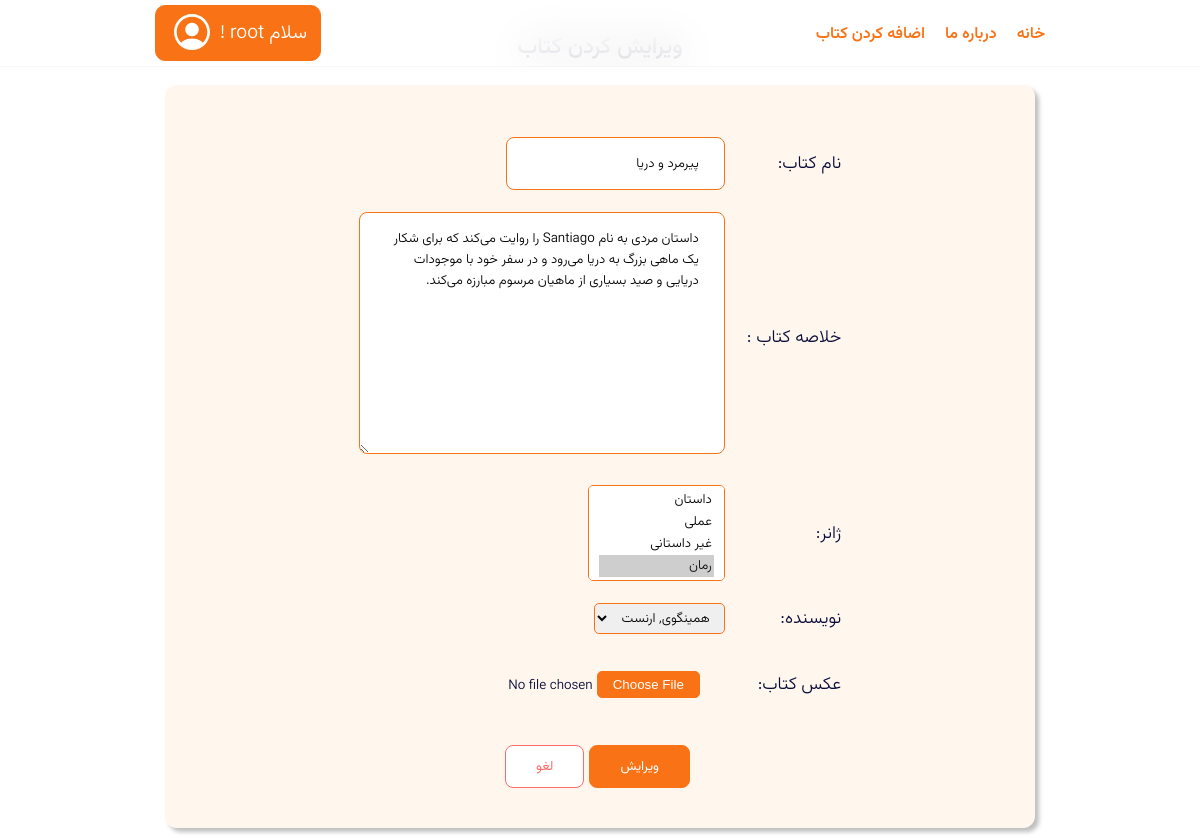
Page /book/detail/5/edit/ (signed in) on the committed database.
### book/models.py (models this page shows, shortened)
class Book(models.Model):
    LOAN_STATUS = (
                    ('o', 'On Loan'),
                    ('a', 'Available'),
                   )
    name = models.CharField(max_length = 60,
                            null = False,
                            blank = False,)
    summry = models.TextField(max_length = 1000,
                              help_text = 'Enter a brief description of the book')
    genre = models.ManyToManyField(Genre,
                                   help_text = 'Select a genre for this book')
    author = models.ForeignKey('Author',
                               on_delete = models.PROTECT,
                               null = False,)
    status = models.CharField(max_length = 1,
                              choices = LOAN_STATUS,
                              default = 'a',
                              blank = False,
                              null = False)
    bookImage = models.ImageField(upload_to = 'bookImage/',
                                    null = True,
                                    blank = True)

### book/views.py (the view)
# urls.py: path('detail/<int:pk>/edit/', views.editBook, name = 'editBook'),
@login_required
def editBook(request, pk):
    if not request.user.is_staff:
        return redirect('book:home')
    book = get_object_or_404(Book, id=pk)
    if request.method == 'POST':
        old_photo_name = None
        if book.bookImage.name:
            old_photo_path = book.bookImage.path
            old_photo_name = book.bookImage.name
        edit_book = EditBookForm(request.POST,request.FILES ,instance = book)
        if edit_book.is_valid():
            new_book_image = request.FILES.get('add-book-img')
            if new_book_image and new_book_image.name != old_photo_name:
                book.bookImage = new_book_image
                if old_photo_name:
                    os.remove(old_photo_path)
            else:
                edit_book.cleaned_data['bookImage'] = None
            edit_book.save()
            sweetify.success(request, 'ویرایش کتاب با موفقیت انجام شد')
            return redirect(f'/book/detail/{pk}')
        else:
            sweetify.error(request, 'ویرایش کتاب ناموفق بود')
            return redirect(f'/book/detail/{pk}')
    else:
        edit_book = EditBookForm(instance = book)
        context = {
            'editForm': edit_book,
            'pk': pk,
            'bookImage': edit_book.instance.bookImage
            }
        return render(request, 'book/editDetailBook.html', context)

### book/forms.py
class EditBookForm(forms.ModelForm):
    class Meta:
        model = Book
        fields = {'name', 'summry', 'genre', 'author', 'bookImage'}

### book/models.py (called while the page is built)
    def __str__(self):
        return self.title

    def __str__(self):
        return f"{self.last_name}, {self.first_name}"

### templates/media/book/editDetailBook.html (shortened to what this page needs)
{% extends 'parents/main.html' %}
{% block content %}
    <main class="admin-add-book container">
        <h3>ویرایش کردن کتاب</h3>
        <div class="admin-add-book-container">
            <div class="add-book-det">
                <form action="" method="post" enctype="multipart/form-data" novalidate>
                    <table class="table-add-book-admin">
                        <tr>
                            <td>
                                <label for="add-book-name">نام کتاب:</label>
                            </td>
                            <td>
                                {{ editForm.name }}
                            </td>
                        </tr>
                        <tr>
                            <td>
                                <label for="add-book-sumery"
                                    >خلاصه کتاب :
                                </label>
                            </td>
                            <td>
                                {{ editForm.summry }}
                            </td>
                        </tr>
                        <tr>
                            <td><label for="add-book-gen">ژانر:</label></td>
                            <td>
                                {{ editForm.genre }}
                            </td>
                        </tr>
                        <tr>
                            <td>
                                <label for="add-book-aut">نویسنده:</label>
                            </td>
                            <td>
                                {{ editForm.author }}
                            </td>
                        </tr>
                        <tr>
                            <td>
                                <label for="add-book-img">عکس کتاب:</label>
                            </td>
                            <td>
                                <input
                                    accept=".jpg,.jpeg,.png,.PNG,.JPG,.JPEG"
                                    type="file"
                                    name="add-book-img"
                                    id="add-book-img"
                                    class="add-book-img"
                                />
                            </td>
                        </tr>
                    </table>
                    <div class="add-book-btns-det">
                        <button class="add-book-btns-add">
                            ویرایش
                        </button>
                        <button class="add-book-btns-cancel">لغو</button>
                    </div>
                </form>
            </div>
        </div>
    </main>
{% endblock %}

### templates/media/partials/navigations.html (shortened to what this page needs)
{% load static %}
      <nav>
         <div class="navigation">
            <div class="nav">
               <ul class="nav-ul">
                  <li><a href="{% url 'book:home' %}">خانه</a></li>
                  <li><a href="{% url 'book:about' %}">درباره ما</a></li>
                  {% if request.user.is_authenticated and request.user.is_staff %}
                     <li><a href="{% url 'book:addBook' %}">اضافه کردن کتاب</a></li>
                  {% endif %}
               </ul>
            </div>
            <div class="navBtns">
               {% if not request.user.is_authenticated %}
                  <div class="log-sin-btns">
                     <a href="{% url 'account:register' %}" class="sign-in">ثبت نام</a>
                     <a href="{% url 'account:login' %}" class="login">ورود</a>
                  </div>
               {% else %}
                  <div class="profile-view">
                     <a href="{% url 'account:profile' %}">
                        سلام <span>{{ request.user.first_name }}</span>!
                           <span
                              ></span>
                     </a>
                  </div>
               {% endif %}
            </div>
         </div>
      </nav>

### templates/static/asets/style/main-style.css (style rules this page uses)
html, body, div, span, applet, object, iframe, h1, h2, h3, h4, h5, h6, p, blockquote, pre, a, abbr, acronym, address, big, cite, code, del, dfn, em, img, ins, kbd, q, s, samp, small, strike, strong, sub, sup, tt, var, b, u, i, center, dl, dt, dd, ol, ul, li, fieldset, form, label, legend, table, caption, tbody, tfoot, thead, tr, th, td, article, aside, canvas, details, embed, figure, figcaption, footer, header, hgroup, menu, nav, output, ruby, section, summary, time, mark, audio, video { margin: 0; padding: 0; border: 0; font-size: 100%; font: inherit; vertical-align: baseline; color: var(--primary-text); }
* { box-sizing: border-box; }
ol, ul { list-style: none; }
body { font-family: Vazirmatn300; display: flex; flex-direction: column; justify-content: center; align-items: center; }
html { scale: smooth; }
.container { max-width: 1170px; margin: auto; }
nav { padding: 5px 15px; width: 100%; position: fixed; top: 0; z-index: 10; font-size: 1.2rem; height: auto; background-color: rgba(255, 255, 255, 0.72); backdrop-filter: blur(20px); -webkit-backdrop-filter: blur(20px); transition: all 0.3s ease; border-bottom: 1px solid #ececec6b; }
.navigation { display: flex; justify-content: space-between; align-items: center; margin: auto; width: 1170px; }
nav .nav ul { display: flex; }
nav .nav ul li { margin-left: 20px; width: auto; height: auto; }
nav .nav ul li:last-child { margin-left: 0px; }
nav .nav ul li a { text-decoration: none; color: var(--primary-blue); transition: linear 0.2s; font-size: 1rem; font-family: Vazirmatn600; }
nav .navBtns a { text-decoration: none; color: var(--primary-blue); }
.navBtns, .log-sin-btns { display: flex; }
.profile-view { position: relative; }
.navBtns .profile-view > a { border: var(--border-blue); border-radius: 10px; color: #fff; background-color: var(--primary-blue); display: flex; justify-content: center; align-items: center; height: auto; width: auto; padding: 0px 13px; }
.navBtns .profile-view > a span { margin: 0 5px; color: inherit; }
.navBtns .profile-view svg { fill: #fff; margin-top: 8px; margin-right: 5px; margin-left: 0 !important; width: 36px; height: 36px; }
.admin-add-book { width: 100%; margin-top: 10px; padding: 10px; display: flex; flex-direction: column; align-items: center; justify-content: center; max-width: 1170px; margin: auto; }
.admin-add-book h3 { text-align: center; font-family: Vazirmatn500; font-size: 1.4rem; margin: 20px 0px; }
.admin-add-book-container { background-color: #fff7ed; width: 100%; border-radius: 12px; padding: 40px; font-size: 1.1rem; box-shadow: var(--shadow-product); }
.add-book-det, .add-book-btns-det { display: flex; justify-content: center; align-items: center; }
.table-add-book-admin td { padding: 10px; vertical-align: middle; }
.table-add-book-admin input, .table-add-book-admin textarea, .table-add-book-admin select { outline: none; border: var(--border-blue); border-radius: 8px; font-family: inherit; }
.table-add-book-admin input, .table-add-book-admin textarea { padding: 15px 25px; }
.table-add-book-admin input[type="file"] { border: none; }
.table-add-book-admin select { border-radius: 5px; padding: 3px 10px; }
.add-book-btns-det button { margin-top: 20px; margin-right: 5px; padding: 10px 30px; outline: none; cursor: pointer; border-radius: 8px; font-family: Vazirmatn400; }
.add-book-btns-add { border: var(--border-blue); background-color: var(--primary-blue); color: #fff; transition: 0.1s linear; }
.add-book-btns-cancel { border: 1px solid var(--primary-red); color: var(--primary-red); background-color: #fff; transition: 0.1s linear; }
@media (max-width: 1200px) { .navigation { max-width: 890px; } }
@media (max-width: 1200px) { .admin-add-book { max-width: 890px; } }

### templates/static/asets/style/var.css (style rules this page uses)
:root { --primary-blue : #f97316 ; --primary-white :#fff ; --primary-gray:#ccc ; --primary-red : #FF6A6A; --primary-red-hover: #af4848; --primary-text : #080a38; --hover-blue : #ea580c; --active-blue : #c2410c; --card-shadow-gradient : linear-gradient(359deg, rgba(0, 0, 0, 0.88) 2.56%, rgba(0, 0, 0, 0.04) 47.34%, rgba(217, 217, 217, 0.00) 100%); --shadow-header-filter: drop-shadow(8px 8px 15px rgba(0, 0, 0, 0.39)); --shadow-pro-box:0px 4px 4px 0px rgba(0, 0, 0, 0.25) inset, 0px 4px 4px 0px rgba(0, 0, 0, 0.25); --shadow-product:4px 4px 4px 0px rgba(0, 0, 0, 0.25); --border-blue:1px solid var(--primary-blue); }

### rows in the picture
Book: name "پیرمرد و دریا", summry "داستان مردی به نام Santiago را روایت می‌کند که برای شکار یک ماهی بزرگ به دریا می‌رود و در سفر خود با موجودات دریایی و صید بسیاری از ماهیان مرسوم مبارزه می‌کند.", author "همینگوی, ارنست"

### other values in the picture
{{ request.user.first_name }} "root"
